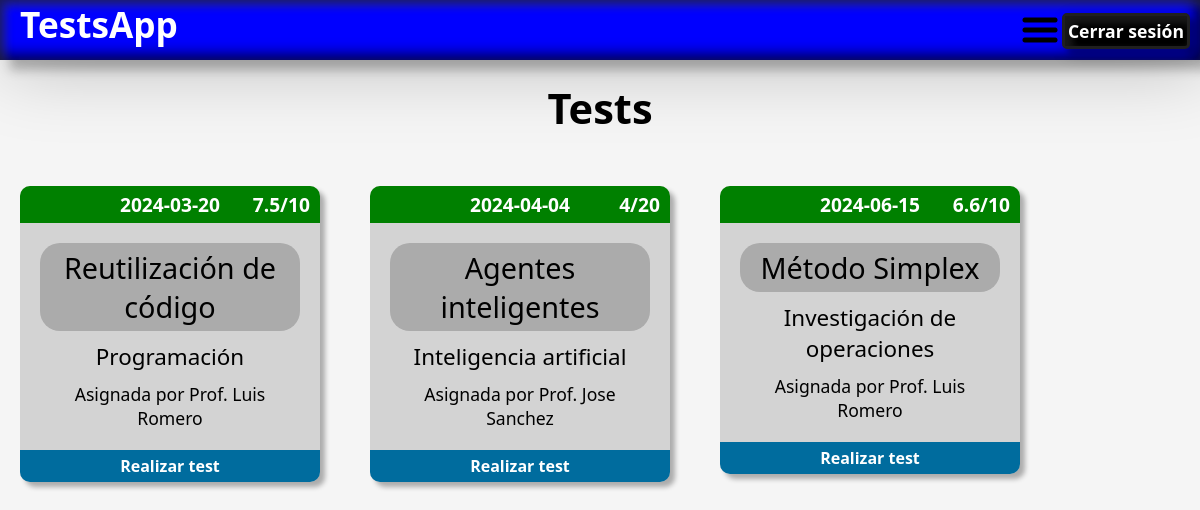
/Views/pages/tests/test_view_est.php (signed in), run on the app's committed database.
### tables this page shows
CREATE TABLE `tests` (
  `id_test` int(11) NOT NULL,
  `tema` text NOT NULL,
  `fecha_limite` date NOT NULL,
  `escala` float NOT NULL,
  `id_mat` int(11) NOT NULL,
  `id_usu` int(11) NOT NULL
);

CREATE TABLE `puntuaciones_tests` (
  `id_pun_test` int(11) NOT NULL,
  `puntos` float NOT NULL,
  `id_usu` int(11) NOT NULL,
  `id_test` int(11) NOT NULL
);

CREATE TABLE `materias` (
  `id_mat` int(11) NOT NULL,
  `materia` varchar(100) NOT NULL
);

CREATE TABLE `usuarios` (
  `id_usu` int(11) NOT NULL,
  `nom_usu` varchar(100) NOT NULL,
  `ced_usu` varchar(20) NOT NULL,
  `id_rol` int(11) NOT NULL,
  `contra_usu` varchar(100) NOT NULL
);

### Models/base_datos.php (called while the page is built)
<?php
class Base_datos
{
	private static $host = 'localhost';
	private static $db = 'testsapp';
	private static $user = 'root';
	private static $password = '';
	private static $charset = "utf8";
	public static function connect()
	{
		try {
			$con = new PDO("mysql:host=" . self::$host . ";dbname=" . self::$db . ";charset=" . self::$charset, self::$user, self::$password);
			$con->setAttribute(PDO::ATTR_ERRMODE, PDO::ERRMODE_EXCEPTION);
			return $con;
		} catch (PDOException $e) {
			print_r("Error de conexion: " . $e->getMessage());
			echo "Linea del error" . $e->getLine();
		}
	}
}

### Controllers/test_controller.php (called while the page is built, shortened)
<?php
class Test_controller
{
    private $tests;
    public function __construct()
    {
        require("../../../Models/test_model.php");
        $this->tests = new Test;
    }
    public function listar()
    {
        $datos = $this->tests->index();
        return $datos;
    }
    public function listar_punt_espec($id_test, $id_usu)
    {
        $this->tests->set("id_test", $id_test);
        $this->tests->set("id_usu", $id_usu);
        $datos = $this->tests->index_punt_espec();
        return $datos;
    }
}

### Models/test_model.php (called while the page is built, shortened)
<?php
class Test
{
    private $id_test;
    private $id_usu;
    private $con;
    public function __construct()
    {
        require("base_datos.php");
        $this->con = Base_datos::connect();
    }
    public function index()
    {
        $sql = "SELECT * FROM materias RIGHT OUTER JOIN tests ON materias.id_mat=tests.id_mat LEFT OUTER JOIN usuarios ON tests.id_usu=usuarios.id_usu";
        $datos = $this->con->query($sql);
        return $datos;
    }
    public function index_punt_espec()
    {
        $sql = "SELECT * FROM puntuaciones_tests WHERE id_test=:id_test AND id_usu=:id_usu";
        $datos = $this->con->prepare($sql);
        if ($datos->execute([":id_test" => $this->id_test, ":id_usu" => $this->id_usu])) {
            $row = $datos->fetch(PDO::FETCH_ASSOC);
            return $row;
        }
        return false;
    }
}

### Views/pages/tests/test_view_est.php (the view, shortened to what this page needs)
<?php
require("../../../Controllers/test_controller.php");
$datos = new Test_controller();
$resultados = $datos->listar();
?>
<!DOCTYPE html>
<html lang="en">
<head>
    <link rel="stylesheet" href="../../css/general.css">
    <link rel="stylesheet" href="../../css/listados.css?v=<?php echo (rand()); ?>" />
</head>
<body>
    <?php include("../../navbar.php") ?>
    <div class="titulo">
        <h1>Tests</h1>
    </div>
    <ul id="tests_ul">
        <?php
        while ($row = $resultados->fetch(PDO::FETCH_ASSOC)) {
        ?>
            <li class="contenedor_test">
                <?php
                $punt_espec = $datos->listar_punt_espec($row['id_test'], $_SESSION['id_usu']);
                if ($punt_espec == false) {
                    echo "
                        <div class='test_estado' style='background-color: crimson; color: white;'>
                            <span>" . $row['fecha_limite'] . "</span>
                            <span class='punt_espec'>0/" . $row['escala'] . "</span>
                        </div>";
                } else {
                    echo "
                        <div class='test_estado' style='background-color: green; color: white;'>
                            <span>" . $row['fecha_limite'] . "</span>
                            <span class='punt_espec'>" . $punt_espec['puntos'] . "/" . $row['escala'] . "</span>
                        </div>";
                }
                ?>
                <div class="sec_cont">
                    <span class="span_tema"><?php echo $row['tema']; ?></span>
                    <span class="span_materia"><?php echo $row['materia']; ?></span>
                    <span class="span_prof">Asignada por Prof. <?php echo $row['nom_usu']; ?></span>
                </div>
                <div>
                    <a class="btn_ver-realizar_test" href="test_realizar.php?id_test=<?php echo $row['id_test']; ?>"><button <?php echo $punt_espec != false ? "title='Ya realizaste este test.' disabled" : ""; ?> style="border-radius: 0px 0px 5px 5px">Realizar test</button></a>
                </div>
            </li>
        <?php
        }
        ?>
    </ul>
</body>
</html>

### Views/css/general.css (style rules this page uses)
* { margin: 0px; padding: 0px; box-sizing: border-box; font-family: system-ui, -apple-system, BlinkMacSystemFont, "Segoe UI", Roboto, Oxygen, Ubuntu, Cantarell, "Open Sans", "Helvetica Neue", sans-serif; }
body { background-color: whitesmoke; width: 100%; }

### Views/css/listados.css (style rules this page uses)
body { min-width: 900px; position: relative; }
.titulo { width: 100%; text-align: center; margin-top: 20px; font-size: 1.3em; user-select: none; }
#tests_ul { display: flex; flex-wrap: wrap; text-align: center; gap: 50px; padding: 20px; margin-top: 30px; }
.contenedor_test { display: flex; flex-direction: column; width: 300px; height: fit-content; overflow: hidden; background-color: lightgray; border-radius: 10px; padding-top: 0px; font-size: 1em; font-weight: 500; user-select: none; box-shadow: 5px 5px 5px rgba(0, 0, 0, 0.3); }
.test_estado { font-size: 1.2em; padding: 5px; background-color: rgb(171, 171, 171); font-weight: bold; position: relative; }
.punt_espec { position: absolute; right: 10px; top: 5px; }
.sec_cont { display: flex; flex-direction: column; gap: 10px; padding: 20px; }
.span_tema { font-size: 1.8em; background-color: rgb(171, 171, 171); border-radius: 20px; padding: 5px; }
.span_materia { font-size: 1.4em; }
.span_prof { font-size: 1.1em; }
.btn_ver-realizar_test button { border: none; outline: none; padding: 5px; color: #fff; border-radius: 5px; font-weight: bold; font-size: 1em; transition: all 0.3s ease; cursor: pointer; background: #03a9f4; width: 100%; }
.btn_ver-realizar_test button:disabled { background: #006c9e; cursor: default; }

### data on the page
tests: fecha_limite "2024-03-20", puntuaciones_tests.puntos "7.5", escala "10", tema "Reutilización de código", id_mat.materia "Programación", id_usu.nom_usu "Luis Romero"
tests: fecha_limite "2024-04-04", puntuaciones_tests.puntos "4", escala "20", tema "Agentes inteligentes", id_mat.materia "Inteligencia artificial", id_usu.nom_usu "Jose Sanchez"
tests: fecha_limite "2024-06-15", puntuaciones_tests.puntos "6.6", escala "10", tema "Método Simplex", id_mat.materia "Investigación de operaciones", id_usu.nom_usu "Luis Romero"
